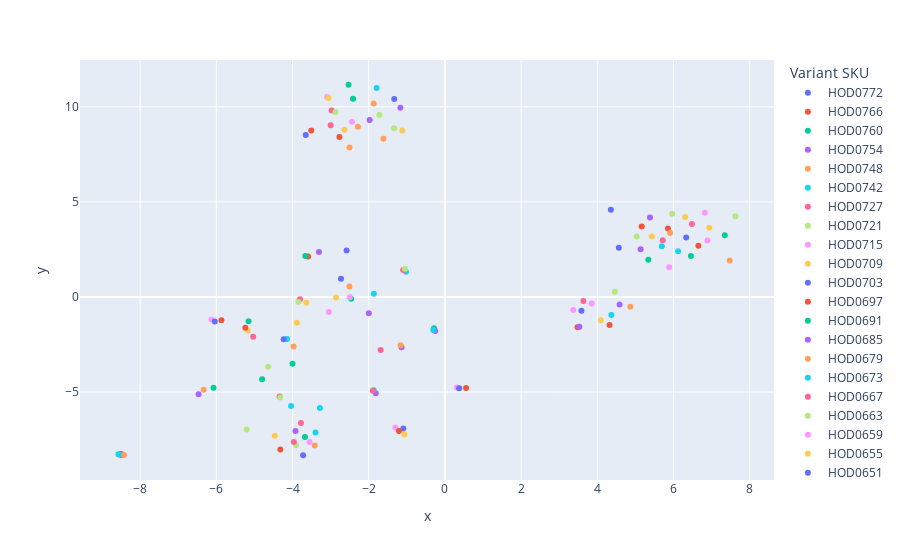

The notebook cell this image was saved under:
### Code cell
fig = px.scatter(tsne_df, x='x', y='y', color='Variant SKU')
fig.show()
